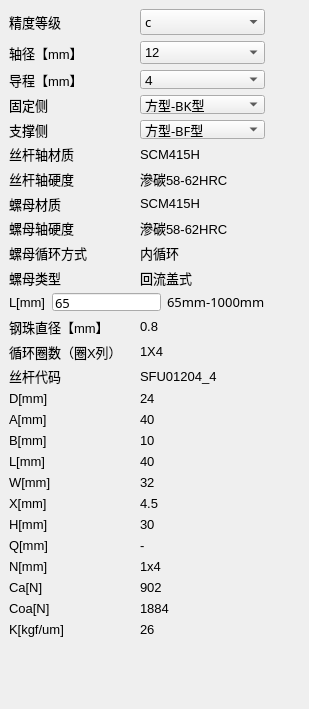
     <widget class="QWidget" name="tab">
      <property name="font">
       <font>
        <pointsize>12</pointsize>
       </font>
      </property>
      <attribute name="title">
       <string>轧制滚珠丝杆</string>
      </attribute>
      <widget class="QWidget" name="widget" native="true">
       <property name="geometry">
        <rect>
         <x>0</x>
         <y>0</y>
         <width>300</width>
         <height>700</height>
        </rect>
       </property>
       <property name="font">
        <font>
         <pointsize>10</pointsize>
        </font>
       </property>
       <widget class="QWidget" name="layoutWidget">
        <property name="geometry">
         <rect>
          <x>9</x>
          <y>9</y>
          <width>256</width>
          <height>628</height>
         </rect>
        </property>
        <layout class="QGridLayout" name="gridLayout_2">
         <item row="0" column="0">
          <layout class="QHBoxLayout" name="horizontalLayout">
           <item>
            <widget class="QLabel" name="label_3">
             <property name="font">
              <font>
               <pointsize>10</pointsize>
              </font>
             </property>
             <property name="text">
              <string>精度等级</string>
             </property>
            </widget>
           </item>
           <item>
            <widget class="QComboBox" name="comboBox">
             <property name="font">
              <font>
               <family>STSong</family>
               <pointsize>10</pointsize>
              </font>
             </property>
             <item>
              <property name="text">
               <string>c</string>
              </property>
             </item>
            </widget>
           </item>
          </layout>
         </item>
         <item row="1" column="0">
          <layout class="QHBoxLayout" name="horizontalLayout_2">
           <item>
            <widget class="QLabel" name="label_4">
             <property name="font">
              <font>
               <pointsize>10</pointsize>
              </font>
             </property>
             <property name="text">
              <string>轴径【mm】</string>
             </property>
            </widget>
           </item>
           <item>
            <widget class="QComboBox" name="comboBox_6">
             <property name="font">
              <font>
               <pointsize>10</pointsize>
              </font>
             </property>
             <item>
              <property name="text">
               <string>12</string>
              </property>
             </item>
             <item>
              <property name="text">
               <string>14</string>
              </property>
             </item>
             <item>
              <property name="text">
               <string>16</string>
              </property>
             </item>
             <item>
              <property name="text">
               <string>20</string>
              </property>
             </item>
             <item>
              <property name="text">
               <string>25</string>
              </property>
             </item>
             <item>
              <property name="text">
               <string>32</string>
              </property>
             </item>
             <item>
              <property name="text">
               <string>35</string>
              </property>
             </item>
             <item>
              <property name="text">
               <string>40</string>
              </property>
             </item>
             <item>
              <property name="text">
               <string>50</string>
              </property>
             </item>
             <item>
              <property name="text">
               <string>63</string>
              </property>
             </item>
             <item>
              <property name="text">
               <string>80</string>
              </property>
             </item>
             <item>
              <property name="text">
               <string>100</string>
              </property>
             </item>
            </widget>
           </item>
          </layout>
         </item>
         <item row="2" column="0">
          <layout class="QGridLayout" name="gridLayout">
           <item row="0" column="0">
            <layout class="QHBoxLayout" name="horizontalLayout_7">
             <item>
              <widget class="QLabel" name="label_10">
               <property name="font">
                <font>
                 <pointsize>10</pointsize>
                </font>
               </property>
               <property name="text">
                <string>导程【mm】</string>
               </property>
              </widget>
             </item>
             <item>
              <widget class="QComboBox" name="comboBox_20">
               <property name="font">
                <font>
                 <family>STSong</family>
                 <pointsize>10</pointsize>
                </font>
               </property>
               <item>
                <property name="text">
                 <string>4</string>
                </property>
               </item>
               <item>
                <property name="text">
                 <string>5</string>
                </property>
               </item>
               <item>
                <property name="text">
                 <string>6</string>
                </property>
               </item>
               <item>
                <property name="text">
                 <string>8</string>
                </property>
               </item>
               <item>
                <property name="text">
                 <string>10</string>
                </property>
               </item>
               <item>
                <property name="text">
                 <string>20</string>
                </property>
               </item>
              </widget>
             </item>
            </layout>
           </item>
           <item row="1" column="0">
            <layout class="QHBoxLayout" name="horizontalLayout_8">
             <item>
              <widget class="QLabel" name="label_28">
               <property name="font">
                <font>
                 <pointsize>10</pointsize>
                </font>
               </property>
               <property name="text">
                <string>固定侧</string>
               </property>
              </widget>
             </item>
             <item>
              <widget class="QComboBox" name="comboBox_23">
               <property name="font">
                <font>
                 <family>STSong</family>
                 <pointsize>10</pointsize>
                </font>
               </property>
               <item>
                <property name="text">
                 <string>方型-BK型</string>
                </property>
               </item>
               <item>
                <property name="text">
                 <string>方型-EK型</string>
                </property>
               </item>
               <item>
                <property name="text">
                 <string>法兰型-FK型</string>
                </property>
               </item>
              </widget>
             </item>
            </layout>
           </item>
           <item row="2" column="0">
            <layout class="QHBoxLayout" name="horizontalLayout_9">
             <item>
              <widget class="QLabel" name="label_29">
               <property name="font">
                <font>
                 <pointsize>10</pointsize>
                </font>
               </property>
               <property name="text">
                <string>支撑侧</string>
               </property>
              </widget>
             </item>
             <item>
              <widget class="QComboBox" name="comboBox_24">
               <property name="font">
                <font>
                 <family>STSong</family>
                 <pointsize>10</pointsize>
                </font>
               </property>
               <item>
                <property name="text">
                 <string>方型-BF型</string>
                </property>
               </item>
               <item>
                <property name="text">
                 <string>方型-EF型</string>
                </property>
               </item>
               <item>
                <property name="text">
                 <string>方型-FF型</string>
                </property>
               </item>
              </widget>
             </item>
            </layout>
           </item>
           <item row="3" column="0">
            <layout class="QHBoxLayout" name="horizontalLayout_10">
             <item>
              <widget class="QLabel" name="label_12">
               <property name="font">
                <font>
                 <pointsize>10</pointsize>
                </font>
               </property>
               <property name="text">
                <string>丝杆轴材质</string>
               </property>
              </widget>
             </item>
             <item>
              <widget class="QLabel" name="label_13">
               <property name="font">
                <font>
                 <pointsize>10</pointsize>
                </font>
               </property>
               <property name="text">
                <string>SCM415H</string>
               </property>
              </widget>
             </item>
            </layout>
           </item>
           <item row="4" column="0">
            <layout class="QHBoxLayout" name="horizontalLayout_11">
             <item>
              <widget class="QLabel" name="label_14">
               <property name="font">
                <font>
                 <pointsize>10</pointsize>
                </font>
               </property>
               <property name="text">
                <string>丝杆轴硬度</string>
               </property>
              </widget>
             </item>
             <item>
              <widget class="QLabel" name="label_15">
               <property name="font">
                <font>
                 <pointsize>10</pointsize>
                </font>
               </property>
               <property name="text">
                <string>滲碳58-62HRC</string>
               </property>
              </widget>
             </item>
            </layout>
           </item>
           <item row="5" column="0">
            <layout class="QHBoxLayout" name="horizontalLayout_12">
             <item>
              <widget class="QLabel" name="label_48">
               <property name="font">
                <font>
                 <pointsize>10</pointsize>
                </font>
               </property>
               <property name="text">
                <string>螺母材质</string>
               </property>
              </widget>
             </item>
             <item>
              <widget class="QLabel" name="label_49">
               <property name="font">
                <font>
                 <pointsize>10</pointsize>
                </font>
               </property>
               <property name="text">
                <string>SCM415H</string>
               </property>
              </widget>
             </item>
            </layout>
           </item>
           <item row="6" column="0">
            <layout class="QHBoxLayout" name="horizontalLayout_13">
             <item>
              <widget class="QLabel" name="label_50">
               <property name="font">
                <font>
                 <pointsize>10</pointsize>
                </font>
               </property>
               <property name="text">
                <string>螺母轴硬度</string>
               </property>
              </widget>
             </item>
             <item>
              <widget class="QLabel" name="label_51">
               <property name="font">
                <font>
                 <pointsize>10</pointsize>
                </font>
               </property>
               <property name="text">
                <string>滲碳58-62HRC</string>
               </property>
              </widget>
             </item>
            </layout>
           </item>
           <item row="7" column="0">
            <layout class="QHBoxLayout" name="horizontalLayout_14">
             <item>
              <widget class="QLabel" name="label_52">
               <property name="font">
                <font>
                 <pointsize>10</pointsize>
                </font>
               </property>
               <property name="text">
                <string>螺母循环方式</string>
               </property>
              </widget>
             </item>
             <item>
              <widget class="QLabel" name="label_53">
               <property name="font">
                <font>
                 <pointsize>10</pointsize>
                </font>
               </property>
               <property name="text">
                <string>内循环</string>
               </property>
              </widget>
             </item>
            </layout>
           </item>
           <item row="8" column="0">
            <layout class="QHBoxLayout" name="horizontalLayout_15">
             <item>
              <widget class="QLabel" name="label_69">
               <property name="font">
                <font>
                 <pointsize>10</pointsize>
                </font>
               </property>
               <property name="text">
                <string>螺母类型</string>
               </property>
              </widget>
             </item>
             <item>
              <widget class="QLabel" name="label_70">
               <property name="font">
                <font>
                 <pointsize>10</pointsize>
                </font>
               </property>
               <property name="text">
                <string>回流盖式</string>
               </property>
              </widget>
             </item>
            </layout>
           </item>
           <item row="9" column="0">
            <layout class="QHBoxLayout" name="horizontalLayout_16">
             <item>
              <widget class="QLabel" name="label_71">
               <property name="font">
                <font>
                 <pointsize>10</pointsize>
                </font>
               </property>
               <property name="text">
                <string>L[mm]</string>
               </property>
              </widget>
             </item>
             <item>
              <widget class="QLineEdit" name="lineEdit">
               <property name="font">
                <font>
                 <family>STSong</family>
                 <pointsize>10</pointsize>
                </font>
               </property>
               <property name="layoutDirection">
                <enum>Qt::LeftToRight</enum>
               </property>
               <property name="text">
                <string>65</string>
               </property>
               <property name="dragEnabled">
                <bool>false</bool>
               </property>
               <property name="readOnly">
                <bool>false</bool>
               </property>
              </widget>
             </item>
             <item>
              <widget class="QLabel" name="label_8">
               <property name="font">
                <font>
                 <family>PingFang SC</family>
                 <pointsize>10</pointsize>
                </font>
               </property>
               <property name="text">
                <string>65mm-1000mm</string>
               </property>
              </widget>
             </item>
            </layout>
           </item>
           <item row="10" column="0">
            <layout class="QHBoxLayout" name="horizontalLayout_17">
             <item>
              <widget class="QLabel" name="label_73">
               <property name="font">
                <font>
                 <pointsize>10</pointsize>
                </font>
               </property>
               <property name="text">
                <string>钢珠直径【mm】</string>
               </property>
              </widget>
             </item>
             <item>
              <widget class="QLabel" name="label_74">
               <property name="font">
                <font>
                 <pointsize>10</pointsize>
                </font>
               </property>
               <property name="text">
                <string>0.8</string>
               </property>
              </widget>
             </item>
            </layout>
           </item>
           <item row="11" column="0">
            <layout class="QHBoxLayout" name="horizontalLayout_18">
             <item>
              <widget class="QLabel" name="label_75">
               <property name="font">
                <font>
                 <pointsize>10</pointsize>
                </font>
               </property>
               <property name="text">
                <string>循环圈数（圈X列）</string>
               </property>
              </widget>
             </item>
             <item>
              <widget class="QLabel" name="label_76">
               <property name="font">
                <font>
                 <pointsize>10</pointsize>
                </font>
               </property>
               <property name="text">
                <string>1X4</string>
               </property>
              </widget>
             </item>
            </layout>
           </item>
           <item row="12" column="0">
            <layout class="QHBoxLayout" name="horizontalLayout_19">
             <item>
              <widget class="QLabel" name="label_124">
               <property name="font">
                <font>
                 <pointsize>10</pointsize>
                </font>
               </property>
               <property name="text">
                <string>丝杆代码</string>
               </property>
              </widget>
             </item>
             <item>
              <widget class="QLabel" name="label_125">
               <property name="font">
                <font>
                 <pointsize>10</pointsize>
                </font>
               </property>
               <property name="text">
                <string>SFU01204_4</string>
               </property>
              </widget>
             </item>
            </layout>
           </item>
           <item row="13" column="0">
            <layout class="QHBoxLayout" name="horizontalLayout_46">
             <item>
              <widget class="QLabel" name="label_126">
               <property name="font">
                <font>
                 <pointsize>10</pointsize>
                </font>
               </property>
               <property name="text">
                <string>D[mm]</string>
               </property>
              </widget>
             </item>
             <item>
              <widget class="QLabel" name="label_6">
               <property name="text">
                <string>24</string>
               </property>
              </widget>
             </item>
            </layout>
           </item>
           <item row="14" column="0">
            <layout class="QHBoxLayout" name="horizontalLayout_47">
             <item>
              <widget class="QLabel" name="label_132">
               <property name="font">
                <font>
                 <pointsize>10</pointsize>
                </font>
               </property>
               <property name="text">
                <string>A[mm]</string>
               </property>
              </widget>
             </item>
             <item>
              <widget class="QLabel" name="label_7">
               <property name="text">
                <string>40</string>
               </property>
              </widget>
             </item>
            </layout>
           </item>
           <item row="15" column="0">
            <layout class="QHBoxLayout" name="horizontalLayout_48">
             <item>
              <widget class="QLabel" name="label_134">
               <property name="font">
                <font>
                 <pointsize>10</pointsize>
                </font>
               </property>
               <property name="text">
                <string>B[mm]</string>
               </property>
              </widget>
             </item>
             <item>
              <widget class="QLabel" name="label_9">
               <property name="text">
                <string>10</string>
               </property>
              </widget>
             </item>
            </layout>
           </item>
           <item row="16" column="0">
            <layout class="QHBoxLayout" name="horizontalLayout_49">
             <item>
              <widget class="QLabel" name="label_136">
               <property name="font">
                <font>
                 <pointsize>10</pointsize>
                </font>
               </property>
               <property name="text">
                <string>L[mm]</string>
               </property>
              </widget>
             </item>
             <item>
              <widget class="QLabel" name="label_26">
               <property name="text">
                <string>40</string>
               </property>
              </widget>
             </item>
            </layout>
           </item>
           <item row="17" column="0">
            <layout class="QHBoxLayout" name="horizontalLayout_50">
             <item>
              <widget class="QLabel" name="label_138">
               <property name="font">
                <font>
                 <pointsize>10</pointsize>
                </font>
               </property>
               <property name="text">
                <string>W[mm]</string>
               </property>
              </widget>
             </item>
             <item>
              <widget class="QLabel" name="label_27">
               <property name="text">
                <string>32</string>
               </property>
              </widget>
             </item>
            </layout>
           </item>
           <item row="18" column="0">
            <layout class="QHBoxLayout" name="horizontalLayout_51">
             <item>
              <widget class="QLabel" name="label_140">
               <property name="font">
                <font>
                 <pointsize>10</pointsize>
                </font>
               </property>
               <property name="text">
                <string>X[mm]</string>
               </property>
              </widget>
             </item>
             <item>
              <widget class="QLabel" name="label_32">
               <property name="text">
                <string>4.5</string>
               </property>
              </widget>
             </item>
            </layout>
           </item>
           <item row="19" column="0">
            <layout class="QHBoxLayout" name="horizontalLayout_52">
             <item>
              <widget class="QLabel" name="label_142">
               <property name="font">
                <font>
                 <pointsize>10</pointsize>
                </font>
               </property>
               <property name="text">
                <string>H[mm]</string>
               </property>
              </widget>
             </item>
             <item>
              <widget class="QLabel" name="label_33">
               <property name="text">
                <string>30</string>
               </property>
              </widget>
             </item>
            </layout>
           </item>
           <item row="20" column="0">
            <layout class="QHBoxLayout" name="horizontalLayout_53">
             <item>
              <widget class="QLabel" name="label_144">
               <property name="font">
                <font>
                 <pointsize>10</pointsize>
                </font>
               </property>
               <property name="text">
                <string>Q[mm]</string>
               </property>
              </widget>
             </item>
             <item>
              <widget class="QLabel" name="label_34">
               <property name="text">
                <string>-</string>
               </property>
              </widget>
             </item>
            </layout>
           </item>
           <item row="21" column="0">
            <layout class="QHBoxLayout" name="horizontalLayout_54">
             <item>
              <widget class="QLabel" name="label_146">
               <property name="font">
                <font>
                 <pointsize>10</pointsize>
                </font>
               </property>
               <property name="text">
                <string>N[mm]</string>
               </property>
              </widget>
             </item>
             <item>
              <widget class="QLabel" name="label_35">
               <property name="text">
                <string>1x4</string>
               </property>
              </widget>
             </item>
            </layout>
           </item>
           <item row="22" column="0">
            <layout class="QHBoxLayout" name="horizontalLayout_55">
             <item>
              <widget class="QLabel" name="label_148">
               <property name="font">
                <font>
                 <pointsize>10</pointsize>
                </font>
               </property>
               <property name="text">
                <string>Ca[N]</string>
               </property>
              </widget>
             </item>
             <item>
              <widget class="QLabel" name="label_94">
               <property name="text">
                <string>902</string>
               </property>
              </widget>
             </item>
            </layout>
           </item>
           <item row="23" column="0">
            <layout class="QHBoxLayout" name="horizontalLayout_56">
             <item>
              <widget class="QLabel" name="label_150">
               <property name="font">
                <font>
                 <pointsize>10</pointsize>
                </font>
               </property>
               <property name="text">
                <string>Coa[N]</string>
               </property>
              </widget>
             </item>
             <item>
              <widget class="QLabel" name="label_95">
               <property name="text">
                <string>1884</string>
               </property>
              </widget>
             </item>
            </layout>
           </item>
           <item row="24" column="0">
            <layout class="QHBoxLayout" name="horizontalLayout_57">
             <item>
              <widget class="QLabel" name="label_152">
               <property name="font">
                <font>
                 <pointsize>10</pointsize>
                </font>
               </property>
               <property name="text">
                <string>K[kgf/um]</string>
               </property>
              </widget>
             </item>
             <item>
              <widget class="QLabel" name="label_96">
               <property name="text">
                <string>26</string>
               </property>
              </widget>
             </item>
            </layout>
           </item>
          </layout>
         </item>
        </layout>
       </widget>
      </widget>
     </widget>
